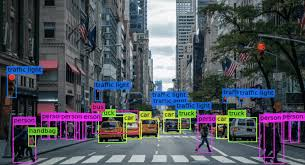
#> input picture img.jfif, 305 x 165 px
$ jupyter execute 'Lab 4.ipynb'
#> lines starting #> are read from the running program, lines starting #| are printed output that depends on the picture
[cell 1]
import cv2
import numpy as np
import matplotlib.pyplot as plt


# Lire l'image
image_path = '../img.jfif'
img = cv2.imread(image_path, cv2.IMREAD_GRAYSCALE)
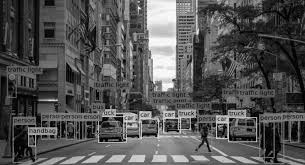
#> img: shape (165, 305); min 0, max 255, mean 83.2

th = 0

type_th = 0


def afficher():

    imgRes = np.zeros_like(img)

    sup_th = img > th
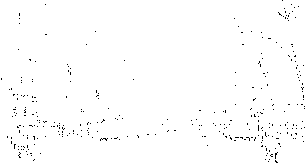
#> sup_th: shape (165, 305) bool; 99% white; black in thin lines or dots
    inf_th = np.invert(sup_th)
#> inf_th: shape (165, 305) bool; 1% white in thin lines or dots

    ''' if type_th == 0:

        imgRes[sup_th] = 255

        imgRes[inf_th] = 0

    elif(type_th == 1):

        imgRes[sup_th] = 0

        imgRes[inf_th] = 255

    elif(type_th == 2):

        imgRes[sup_th] = th

        imgRes[inf_th] = img[inf_th]

    elif(type_th == 3):

        imgRes[sup_th] = img[sup_th]

        imgRes[inf_th] = 0

    elif(type_th == 4):

        imgRes[sup_th] =  0

        imgRes[inf_th] = img[inf_th]'''


    cv2.threshold(img,th,255,type_th,imgRes)
    cv2.imshow('img',imgRes)

def change_th(x):
    global th
    th = x
    afficher()

def change_type(x):
    global type_th
    type_th = x
    afficher()


afficher()

cv2.createTrackbar("thresh","img",0,256,change_th)

cv2.createTrackbar("type","img",0,4,change_type)

cv2.waitKey(0)

cv2.destroyAllWindows()

[cell 2]
import cv2
import numpy as np
import matplotlib.pyplot as plt
import math


# Lire l'image
image_path = '../img.jfif'
img = cv2.imread(image_path, cv2.IMREAD_GRAYSCALE)

th = 0

type_th = 0


def afficher():

    imgContour = np.zeros_like(img) # recomendations : use adequate type for the operation , nnormalization of values so the remain in the same interval

    grad_x = img[:,:img.shape[1]-1] - img[:,1:]
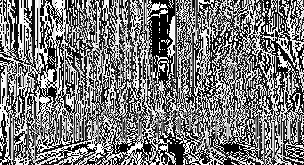
#> grad_x: shape (165, 304); min 0, max 255, mean 122.2

    grad_y = img[:img.shape[0]-1,:] - img[1:,:]
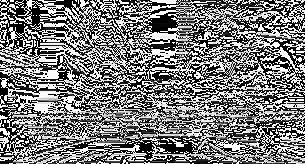
#> grad_y: shape (164, 305); min 0, max 255, mean 123.2

    grad_x = np.pad(grad_x, ((0, 0), (0, 1)), mode='constant') #handling last column
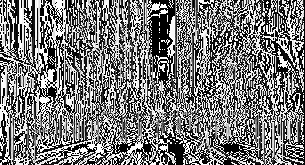
#> grad_x: shape (165, 305); min 0, max 255, mean 121.8
    grad_y = np.pad(grad_y, ((0, 1), (0, 0)), mode='constant') #handling last row
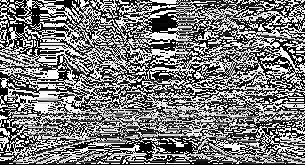
#> grad_y: shape (165, 305); min 0, max 255, mean 122.5


    grad = np.sqrt(grad_x**2 + grad_y**2)
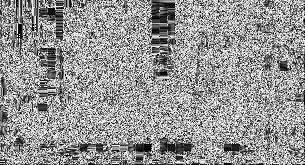
#> grad: shape (165, 305) float16; min 0, max 15.91, mean 9.28; drawn with min black and max white


    imgContour[grad > th] = 255

    imgContour[grad < th] = 0


    cv2.imshow('img',imgContour)
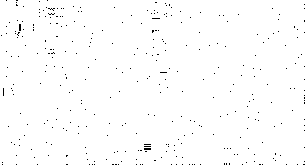
#> window 'img': shape (165, 305); 99.1% white; black in thin lines or dots

def change_th(x):
    global th
    th = x
    afficher()


cv2.namedWindow("img")
cv2.createTrackbar("thresh","img",0,256,change_th)

afficher()

#cv2.createTrackbar("type","img",0,4,change_type)

cv2.waitKey(0)

cv2.destroyAllWindows()
